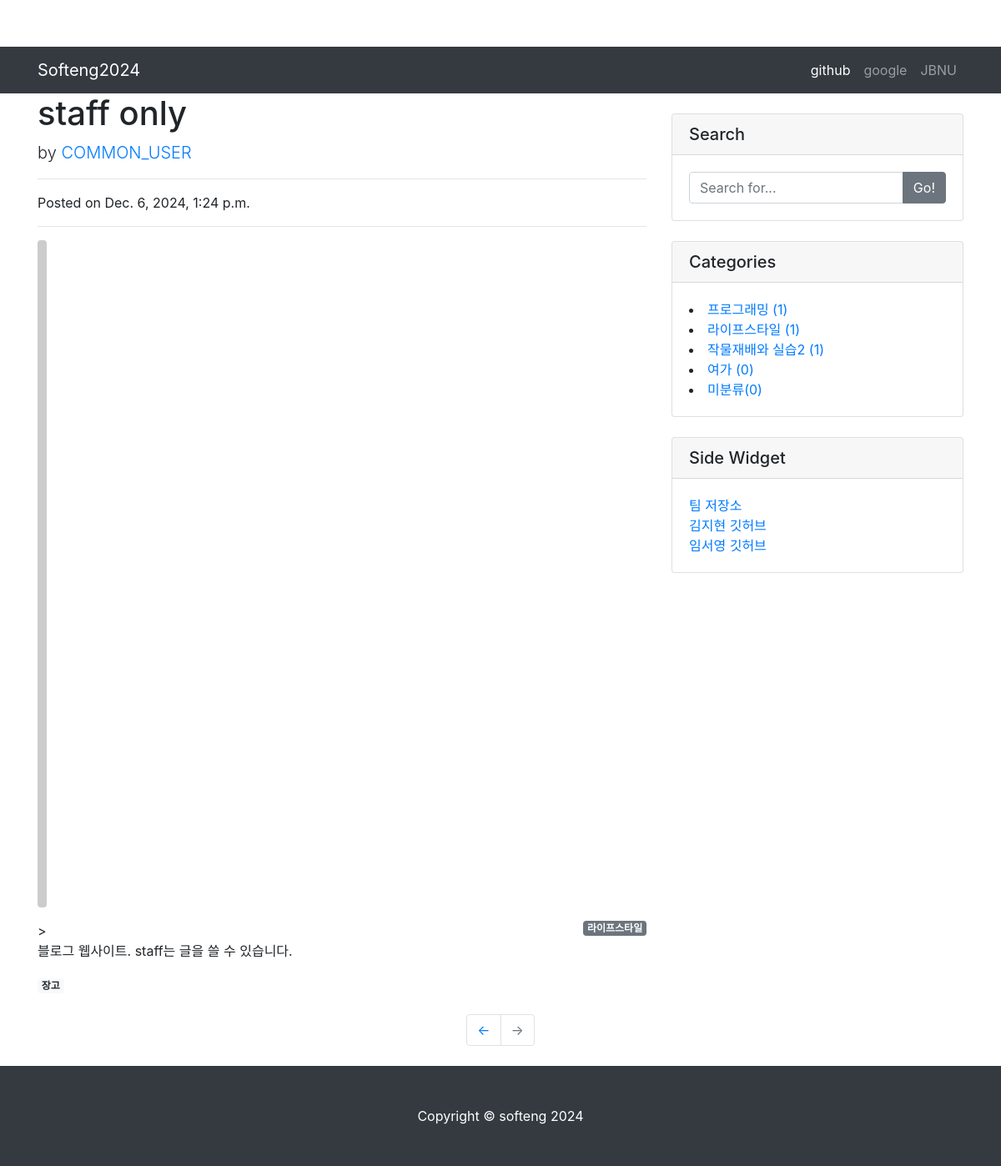
The app's page /11/ with its own data.
### blog/models.py (models this page shows, shortened)
class Post(models.Model):
    title = models.CharField(max_length=30)
    hook_text = models.CharField(max_length=100, blank=True)
    content = models.TextField()
    head_image = models.ImageField(upload_to='blog/images/&Y/%m/%d/', blank=True)
    file_upload = models.FileField(upload_to='blog/files/%Y/%m/%d/', blank=True)
    created_at = models.DateTimeField(auto_now_add=True)
    updated_at = models.DateTimeField(auto_now=True)
    author = models.ForeignKey(User, null=True, on_delete=models.SET_NULL)
    category = models.ForeignKey(Category, null=True, blank=True, on_delete=models.SET_NULL)
    tags = models.ManyToManyField(Tag, blank=True)

class Category(models.Model):
    name = models.CharField(max_length=50, unique=True)
    slug = models.SlugField(max_length=200, unique=True, allow_unicode=True)
    def __str__(self):
        return self.name
    def get_absolute_url(self):
        return f'/category/{self.slug}/'
    class Meta:
        verbose_name_plural = 'Categories'

class Tag(models.Model):
    name = models.CharField(max_length=50)
    slug = models.SlugField(max_length=200, unique=True, allow_unicode=True)
    def __str__(self):
        return self.name
    def get_absolute_url(self):
        return f'/tag/{self.slug}/'

### blog/views.py (the view)
# urls.py: path('<int:pk>/', views.PostDetail.as_view()),
class PostDetail(DetailView):
    model = Post
    template_name = 'blog/post_detail.html'
    def get_context_data(self, **kwargs):
        context = super(PostDetail, self).get_context_data()
        context['categories'] = Category.objects.all()
        context['no_category_post_count'] = Post.objects.filter(category=None).count()
        return context

### blog/templates/blog/post_detail.html (shortened to what this page needs)
{% extends 'blog/base.html' %}
{% block main_area %}
<div class="blog-header">
    <h1>{{ post.title }}</h1>
    <p class="lead"> by <a href="#">{{ post.author | upper }}</a></p>
    <hr>
    <p>Posted on {{ post.created_at }}</p>
    <hr>
    {% if post.head_image %}
        <img class="card-img-top" src="{{ post.head_image.url }}" alt="{{ post.title }} head_image">
    {% else %}
        <img class="img-fluid rounded" src="http://picsum.photo/seed/{{ post.id }}/800/200" alt="random_image">
    {% endif %}
    <div id="post-area">
        {% if post.category %}
            <p><a href="/category/{{ post.category }}" class="badge badge-secondary float-right">{{ post.category }}</a></p>
        {% else %}
            <p><a href="/category/no_category" class="badge badge-secondary float-right">미분류</a></p>
        {% endif %}
    </div>
</div>>
<div class="blog-content">
    {{ post.content|linebreaks }}
</div>
{% if post.tags.exists %}
    {% for tag in post.tags.all %}
        <a href="{{ tag.get_absolute_url }}" class="badge badge-light">{{ tag }}</a>
    {% endfor %}
    <br/>
    <br/>
{% endif %}
{% endblock %}

### blog/templates/blog/base.html (shortened to what this page needs)
<!DOCTYPE html>
{% load static %}
<html lang="ko">
<head>
  <link rel="stylesheet" href="{% static 'blog/bootstrap/bootstrap.min.css' %}">
  <link rel="stylesheet" href="{% static 'blog/css/blog-post.css' %}">
</head>
<body>
{% include 'blog/navbar.html'%}
  <div class="container">
    <div class="row">
      <div class="col-md-8">
        {% block main_area %}{% endblock %}
      </div>
      <div class="col-md-4">
        <div class="card my-4">
          <h5 class="card-header">Search</h5>
          <div class="card-body">
            <div class="input-group">
              <input type="text" class="form-control" placeholder="Search for...">
              <span class="input-group-append">
                <button class="btn btn-secondary" type="button">Go!</button>
              </span>
            </div>
          </div>
        </div>
        <div class="card my-4" id="categories-card">
          <h5 class="card-header">Categories</h5>
          <div class="card-body">
              {% for category in categories %}
              <li><a href="{{ category.get_absolute_url }}">{{ category }} ({{ category.post_set.count }})</a></li>
              {% endfor %}
              <li><a href="/category/no_category/">미분류({{ no_category_post_count }})</a></li>
            </div>
          </div>
        <div class="card my-4">
          <h5 class="card-header">Side Widget</h5>
          <div class="card-body">
              <ul class="list-unstyled mb-0">
              <li><a href="https://github.com/ixiwest0/softeng2024">팀 저장소</a></li>
              <li><a href="https://github.com/jihyun923">김지현 깃허브</a></li>
              <li><a href="https://github.com/ixiwest0">임서영 깃허브</a></li>
              </ul>
        </div>
      </div>
        </div>
      </div>
    </div>
<ul class="pagination justify-content-center mb-4">
  <li class="page-item">
    <a class="page-link" href="#">&larr;</a>
  </li>
  <li class="page-item disabled">
    <a class="page-link" href="#">&rarr;</a>
  </li>
</ul>
{% include 'blog/footer.html' %}
</body>
</html>

### blog/static/blog/css/blog-post.css (style rules this page uses)
body { padding-top: 56px; }

### records on screen
Post: title "staff only", author "COMMON_USER", created_at "Dec. 6, 2024, 1:24 p.m.", category "라이프스타일", content "블로그 웹사이트. staff는 글을 쓸 수 있습니다."
Tag: name "장고"
Category: name "프로그래밍", post_set.count "1"
Category: name "라이프스타일", post_set.count "1"
Category: name "작물재배와 실습2", post_set.count "1"
Category: name "여가", post_set.count "0"

### other values on screen
{{ no_category_post_count }} "0"
